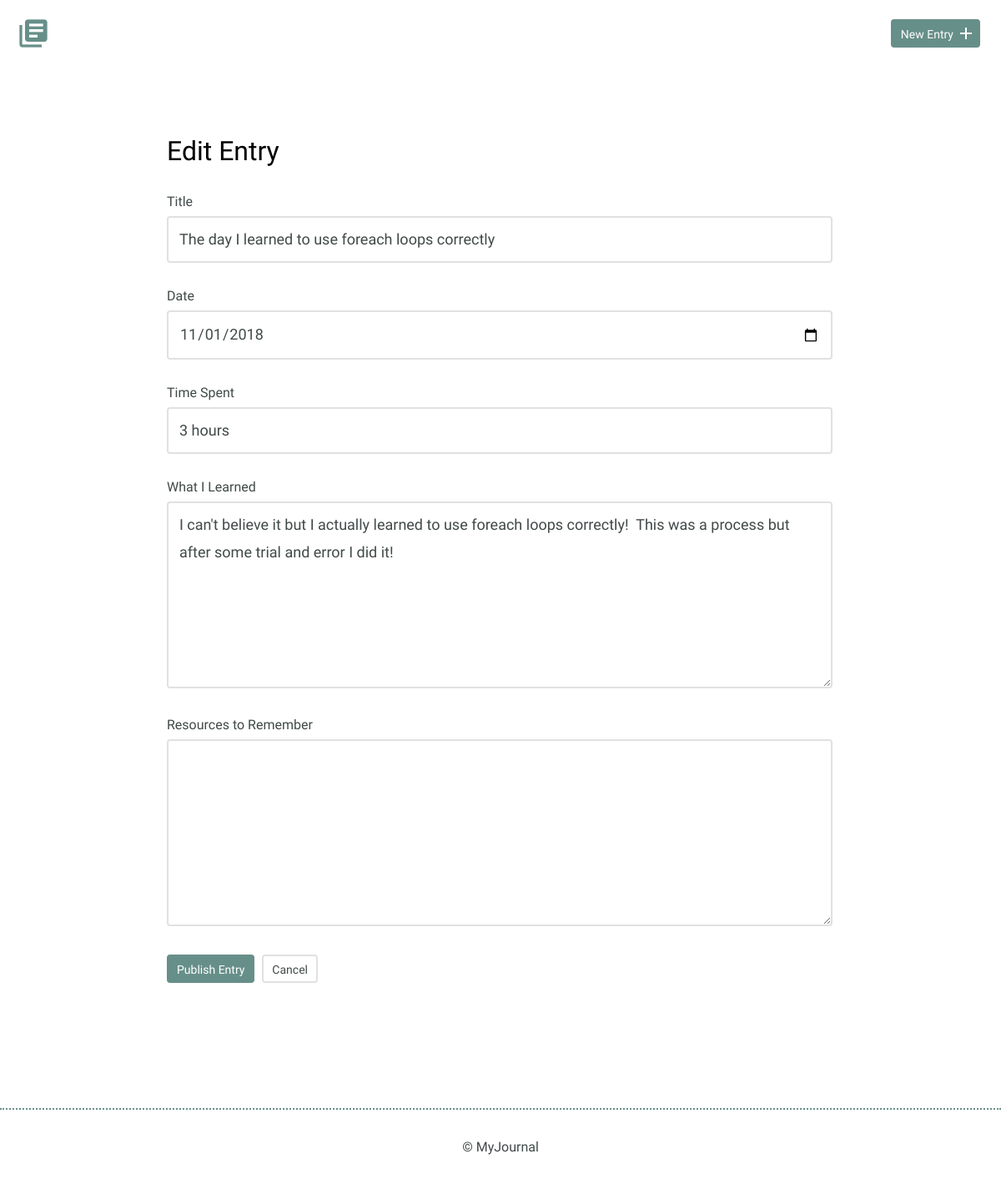
The page /edit.php?id=3 on the database as committed earlier.
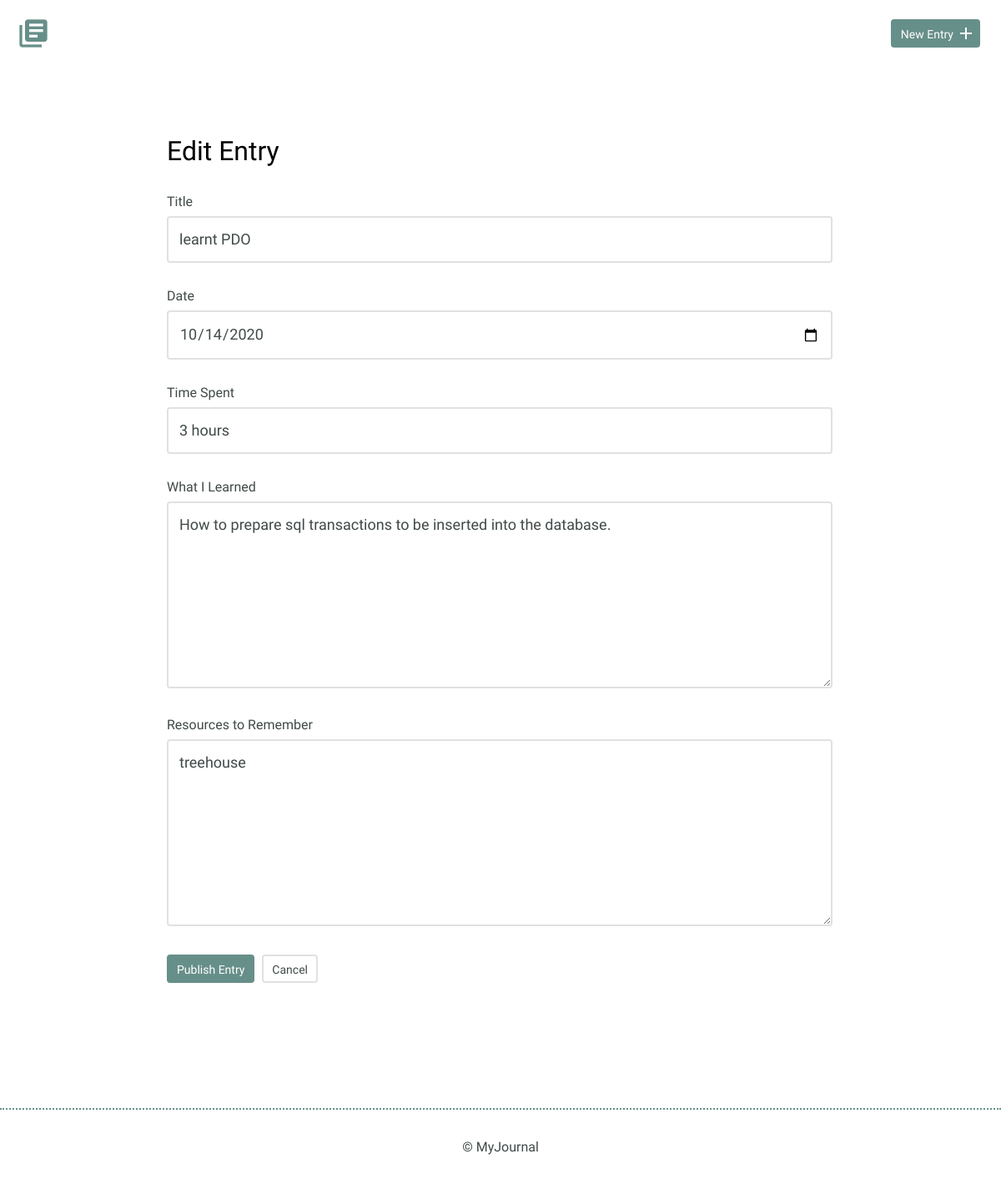
The same page on the database as committed later.
### tables this page shows
CREATE TABLE "entries" (
	`id`	INTEGER,
	`title`	TEXT,
	`date`	TEXT,
	`time_spent`	INTEGER,
	`learned`	BLOB,
	`resources`	BLOB,
	PRIMARY KEY(`id`)
);

### inc/functions.php (called while the page is built, shortened)
<?php
function get_journal_entry($entry_id) {
include('dbconnect.php');
$sql = 'SELECT * FROM entries WHERE id = ?';
try {
  $results = $db->prepare($sql);
  $results->bindValue(1,$entry_id,PDO::PARAM_INT);
  $results->execute();
  return $results->fetch(PDO::FETCH_ASSOC);
} catch (Exception $e) {
  echo $e->getMessage();
  return false;
}
}
?>

### edit.php (the view, shortened to what this page needs)
<?php
include('inc/functions.php');
if(isset($_GET['id'])) {
    $entry_id = filter_input(INPUT_GET, 'id',FILTER_SANITIZE_NUMBER_INT);
    $journal_entry = get_journal_entry($entry_id);
}
?>
<!DOCTYPE html>
<html>
    <head>
        <link rel="stylesheet" href="css/normalize.css">
        <link rel="stylesheet" href="css/site.css">
    </head>
    <body>
        <header>
            <div class="container">
                <div class="site-header">
                    <a class="logo" href="index.php"><i class="material-icons">library_books</i></a>
                    <a class="button icon-right" href="new.php"><span>New Entry</span> <i class="material-icons">add</i></a>
                </div>
            </div>
        </header>
        <section>
            <div class="container">
                <div class="edit-entry">
                    <h2>Edit Entry</h2>
                    <form method="post">
                        <label for="title"> Title</label>
                        <input id="title" type="text" name="title" value="<?php echo $journal_entry['title'];?>"><br>
                        <label for="date">Date</label>
                        <input id="date" type="date" name="date" value="<?php echo $journal_entry['date'];?>"><br>
                        <label for="time-spent"> Time Spent</label>
                        <input id="time-spent" type="text" name="timeSpent" value="<?php echo $journal_entry['time_spent'];?>"><br>
                        <label for="what-i-learned">What I Learned</label>
                        <textarea id="what-i-learned" rows="5" name="whatILearned" ><?php echo $journal_entry['learned'];?></textarea>
                        <label for="resources-to-remember">Resources to Remember</label>
                        <textarea id="resources-to-remember" rows="5" name="ResourcesToRemember" ><?php echo $journal_entry['resources'];?></textarea>
                        <input type="submit" value="Publish Entry" class="button">
                        <a href="detail.php?id='<?php echo $entry_id;  ?>''" class="button button-secondary">Cancel</a>
                    </form>
                </div>
            </div>
        </section>
        <footer>
            <div>
                &copy; MyJournal
            </div>
        </footer>
    </body>
</html>

Rows that differ between the two databases and show on the page:
changed entries: title "The day I learned to use foreach loops correctly" → "learnt PDO"; date "11/01/2018" → "10/14/2020"; whatILearned "I can't believe it but I actually learned to use foreach loops correctly! This was a process but after some trial and error I did it!" → "How to prepare sql transactions to be inserted into the database."; ResourcesToRemember (not shown) → "treehouse"
